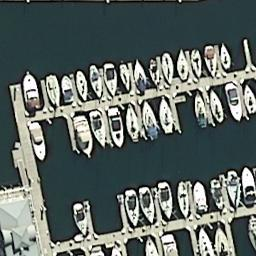
#> input picture dataset/input/HR.png, 256 x 256 px
$ python haartransformation.py
#> lines starting #> are read from the running program, lines starting #| are printed output that depends on the picture
# ## 二维小波变换(一维和n维类似)：
#
# # 单层变换 pywt.dwt2
#
# pywt.dwt2(data, wavelet, mode=’symmetric’, axes = (-2, -1))
# data: 输入的数据
# wavelet: 小波基
# mode: 默认是对称的
# return: (cA, (cH, cV, cD))
# 要注意返回的值，分别为低频分量，水平高频、垂直高频、对角线高频。高频的值包含在一个tuple中。
#
#
# # 单层逆变换 pywt.idwt2
#
# pywt.idwt2(coeffs, wavelet, mode, axes)
# coeffs: 经小波变换后得到的各层的系数
# wavelet: 小波基
#
# # 多尺度变换 wavedec2
#
# pywt.wavedec2(data, wavelet, mode=’symmetric’, level = None, axes = (-2, -1))
# data: 输入的数据
# wavelet: 小波基
# level: 尺度（要变换多少层）
# return： 返回的值要注意，每一层的高频都是包含在一个tuple中，例如三层的话返回为[cA3, (cH3, cV3, cD3), (cH2, cV2, cD2)， (
# cH1, cV1, cD1)]

import cv2
import numpy as np
from pywt import dwt2, idwt2

# 读取灰度图
img = cv2.imread('./dataset/input/HR.png', 0)
#> img: shape (256, 256); min 0, max 255, mean 100

# 对img进行haar小波变换：
cA, (cH, cV, cD) = dwt2(img, 'haar')
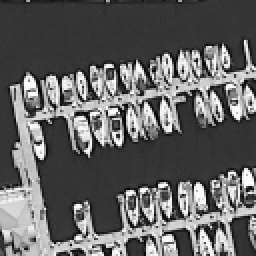
#> cA: shape (128, 128) float64 (shown 2 times larger); min 1, max 509.5, mean 200; drawn with min black and max white
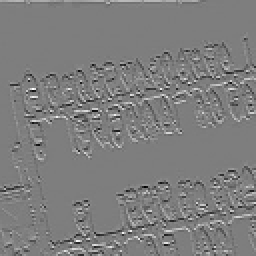
#> cH: shape (128, 128) float64 (shown 2 times larger); min -182.5, max 186.5, mean -0.1; drawn with min black and max white
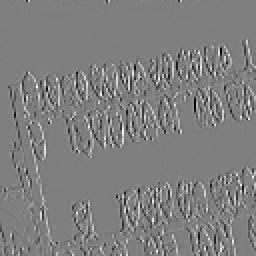
#> cV: shape (128, 128) float64 (shown 2 times larger); min -238.5, max 239.5, mean 0.2; drawn with min black and max white
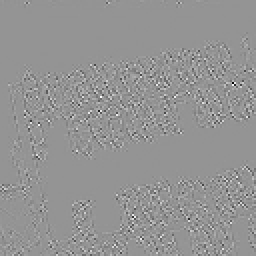
#> cD: shape (128, 128) float64 (shown 2 times larger); min -131.5, max 94.5, mean 0; drawn with min black and max white

# 小波变换之后，低频分量对应的图像：
cv2.imwrite('./dataset/output/lena.png', np.uint8(cA / np.max(cA) * 255))
# 小波变换之后，水平方向高频分量对应的图像：
cv2.imwrite('./dataset/output/lena_h.png', np.uint8(cH / np.max(cH) * 255))
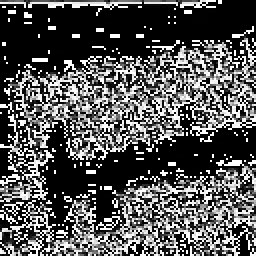
#> saved as lena_h.png: shape (128, 128) (shown 2 times larger); min 0, max 255, mean 85
# 小波变换之后，垂直平方向高频分量对应的图像：
cv2.imwrite('./dataset/output/lena_v.png', np.uint8(cV / np.max(cV) * 255))
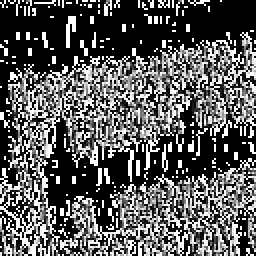
#> saved as lena_v.png: shape (128, 128) (shown 2 times larger); min 0, max 255, mean 91.1
# 小波变换之后，对角线方向高频分量对应的图像：
cv2.imwrite('./dataset/output/lena_d.png', np.uint8(cD / np.max(cD) * 255))
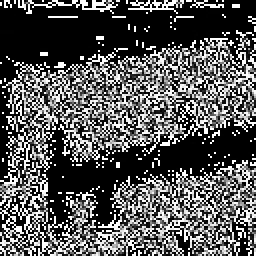
#> saved as lena_d.png: shape (128, 128) (shown 2 times larger); min 0, max 255, mean 87.3

# 根据小波系数重构回去的图像
rimg = idwt2((cA, (cH, cV, cD)), 'haar')
cv2.imwrite('./dataset/output/rimg.png', np.uint8(rimg))
